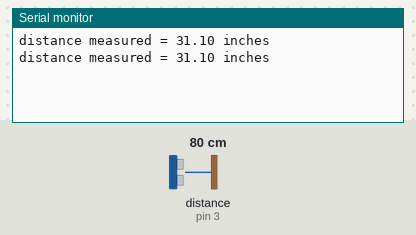
Simulated run of this sketch. Board: Arduino Uno, built with avr-gcc and run on an emulated ATmega328P. Shown: the last lines printed to the serial monitor. Wiring (inferred from the names in the program): ultrasonic range finder: trigger pin 2; echo pin 3. The inputs (shaded band) are chosen by the test bench; at power-on: distance to the obstacle (sensor on pin 3) 80 cm. The echo pulse lasts 58.3 µs per cm.

Above: at 1.8 s.
1.9 s: distance to the obstacle (sensor on pin 3) set to 2 cm
At 2.4 s:
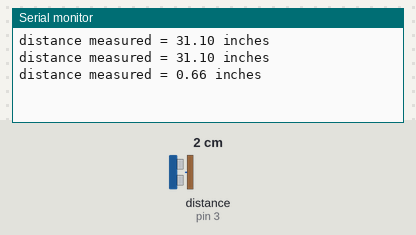
3.4 s: distance to the obstacle (sensor on pin 3) set to 4 cm
At 4.8 s:
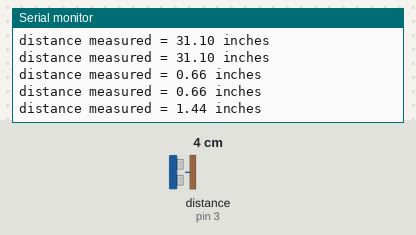
Timing chart, 0 to 6.4 s (numbered marks = the images above; inputs shaded):
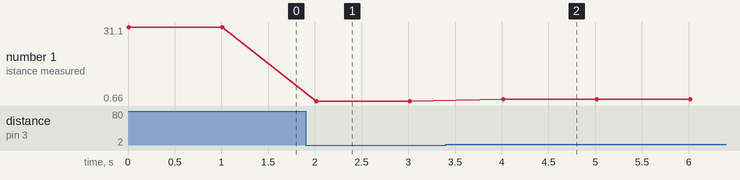

The sketch:

Jody_Biggs_ping.ino
```cpp
// Code by Jody Biggs / May 2013

int triggerPin = 2;
int echoPin = 3;

// Distance = ((Duration of high level)*(Sonic :340m/s))/2
// => Distance = HIGH duration in us * 170 / 1000000
// 340 m/s is an approximation, but a pretty good one.
// 0% humidity air at 15C (or ~60F) has sound of speed at 340.29 m/s
// going up or down 10 degrees C changes speed of sound by +/- ~3 m/s
float measure_distance()
{
  // trigger the ultrasonic range finder by setting trigger to HIGH
  // for at least 10us
  digitalWrite(triggerPin, HIGH);
  delayMicroseconds(10);
  digitalWrite(triggerPin, LOW);

  // wait for echoPin to go HIGH, and read how long (in microseconds)
  // it remains HIGH. Time out at 100ms (i.e. 100k microseconds)
  long duration = pulseIn(echoPin, HIGH, 100000);

  //return (duration * 170 / 1000000.0); // in meters
  // 39.3701 inches per meter
  return (39.3701 * duration * 170 / 1000000.0); // in inches
}

void setup()
{
  // set trigger and echo pin modes to output and input respectively
  pinMode(triggerPin, OUTPUT);
  pinMode(echoPin, INPUT);

  // set the trigger pin to LOW, just to be sure where we're starting
  digitalWrite(triggerPin, LOW);

  // begin serial communications, so that we'll be able to send our
  // distance measurements to the computer later on
  Serial.begin(115200);
}

void loop()
{
  // measure the distance (in inches)
  float dist = measure_distance();

  // report the measured distance over Serial
  Serial.print("distance measured = ");
  Serial.print(dist);
  Serial.println(" inches");

  // pause for a second
  delay(1000);
}
```

Measured:
- after the input at 1.9 s, the serial monitor: prints a new line after 0.11 s (image 1)
- after the input at 3.4 s, the serial monitor: prints a new line after 0.62 s (image 2)
- plotted number 1: 31.1 → 0.66 after the input at 1.9 s, 0.66 → 1.44 after the input at 3.4 s
